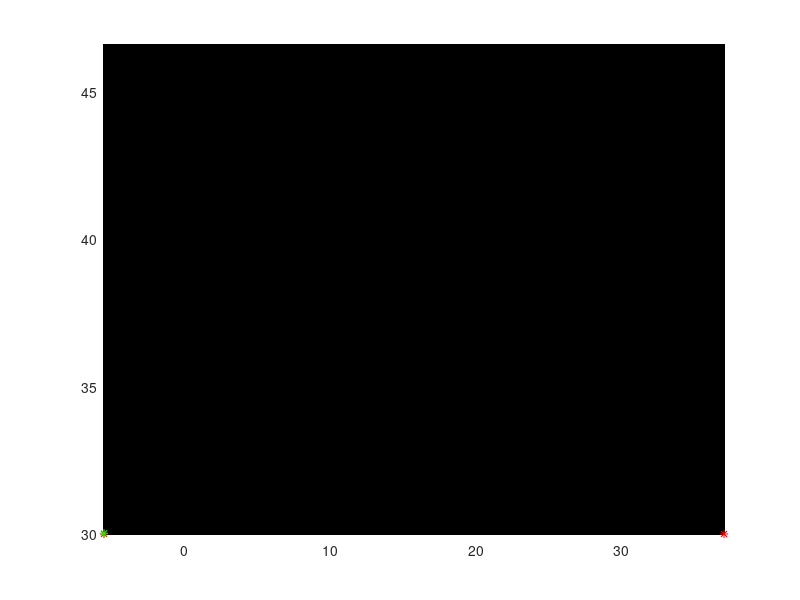

This chart was generated by the following MATLAB code: (Note: this script raises an error after producing the figure.)
clear all
close all

%%%%%%%% CREATES MESH:

%Mesh Dimension (degrees)
% DCorrespon a tot el mediterrani
LonMin=-5.5;LonMax=37.0;LatMin=30.0;LatMax=46.6;

%Resolution
inc=1.5;%en milles   (minuts de arcmax)

%%%%%%%%%%%%% END OF INPUTS %%%%

axis([LonMin LonMax LatMin LatMax]);
%Fem la malla amb aquests dos limits i amb el increment inc
%Calculem Nx i Ny
inc=inc/60.0;
Nx=floor((LonMax-LonMin)/inc)+1;
Ny=floor((LatMax-LatMin)/inc)+1;
nodes=zeros(Nx*Ny,2);
nodes(:,1)=[1:1:Nx*Ny]; 

tira_lon=[LonMin:inc:LonMin+inc*(Nx-1)];
tira_lat=[LatMin:inc:LatMin+inc*(Ny-1)];
% Construim nodes: 
for j=1:Ny
  nodes(Nx*(j-1)+1:Nx*j,1)=tira_lon;
  nodes(Nx*(j-1)+1:Nx*j,2)=tira_lat(j);
end
figure(1)
hold on
plot(nodes(:,1),nodes(:,2),'.k')

plot(nodes(Nx,1),nodes(Nx,2),'*r')
plot(nodes(1,1),nodes(1,2),'*r')
plot(nodes(Nx+1,1),nodes(Nx+1,2),'*g')
load in/ldc_euro_i_mask.mat;
plot(lon,lat,'r-')
inc=inc*60; % per tornarla en minuts
save('in/nods','nodes','Nx','Ny','inc','LonMin','LonMax','LatMin','LatMax')
disp('Feta la malla')